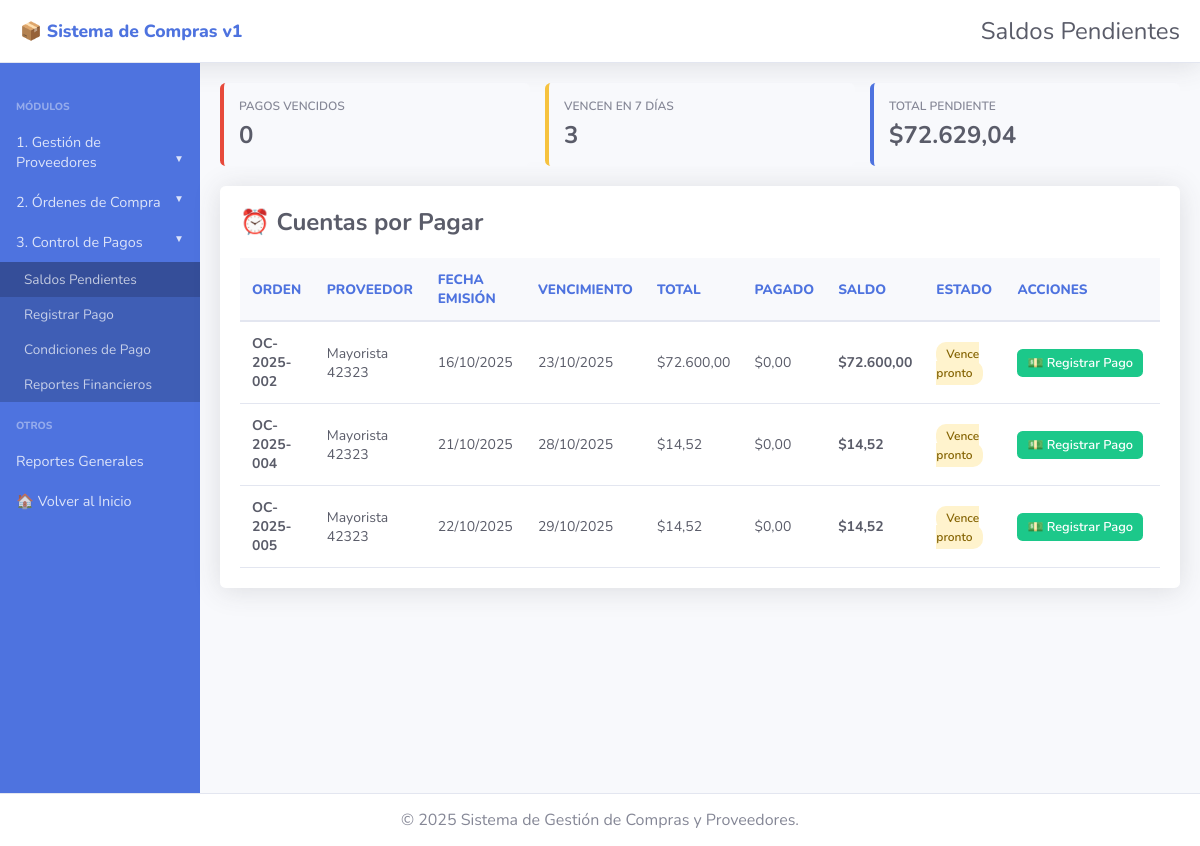
Page /pagos/pendientes.php on the committed database.
### tables this page shows
CREATE TABLE `ordenes_compra` (
  `id` int(11) NOT NULL,
  `numero_orden` varchar(50) NOT NULL,
  `id_proveedor` int(11) NOT NULL,
  `fecha_emision` date NOT NULL,
  `fecha_entrega_estimada` date DEFAULT NULL,
  `estado` enum('Pendiente','Enviada','Recibida','Cancelada') DEFAULT 'Pendiente',
  `subtotal` decimal(12,2) DEFAULT 0.00,
  `impuestos` decimal(12,2) DEFAULT 0.00,
  `total` decimal(12,2) DEFAULT 0.00,
  `observaciones` text DEFAULT NULL,
  `fecha_recepcion` date DEFAULT NULL,
  `usuario_registro` varchar(100) DEFAULT NULL,
  `fecha_registro` timestamp NOT NULL DEFAULT current_timestamp(),
  `fecha_modificacion` timestamp NOT NULL DEFAULT current_timestamp() ON UPDATE current_timestamp()
);

CREATE TABLE `proveedores` (
  `id` int(11) NOT NULL,
  `nombre` varchar(200) NOT NULL,
  `razon_social` varchar(200) DEFAULT NULL,
  `cuit` varchar(13) DEFAULT NULL,
  `contacto` varchar(100) DEFAULT NULL,
  `email` varchar(100) DEFAULT NULL,
  `telefono` varchar(20) DEFAULT NULL,
  `direccion` text DEFAULT NULL,
  `condiciones_pago` varchar(100) DEFAULT 'Contado',
  `estado` enum('Activo','Inactivo') DEFAULT 'Activo',
  `fecha_registro` timestamp NOT NULL DEFAULT current_timestamp(),
  `fecha_modificacion` timestamp NOT NULL DEFAULT current_timestamp() ON UPDATE current_timestamp()
);

### config.php (called while the page is built, shortened)
<?php
function formatearFecha($fecha) {
    $timestamp = strtotime($fecha);
    return date('d/m/Y', $timestamp);
}
function formatearMoneda($monto) {
    return '$' . number_format($monto, 2, ',', '.');
}
?>

### pagos/pendientes.php (the view, shortened to what this page needs)
<?php
require_once '../config.php';
$conexion = conectarDB();
$sql = "SELECT
            o.id,
            o.numero_orden,
            o.fecha_emision,
            o.total,
            p.nombre as nombre_proveedor,
            p.condiciones_pago,
            COALESCE(SUM(pag.monto), 0) as pagado,
            (o.total - COALESCE(SUM(pag.monto), 0)) as saldo_pendiente,
            CASE
                WHEN p.condiciones_pago = 'Contado' THEN DATE_ADD(o.fecha_emision, INTERVAL 0 DAY)
                WHEN p.condiciones_pago = '7 días' THEN DATE_ADD(o.fecha_emision, INTERVAL 7 DAY)
                WHEN p.condiciones_pago = '15 días' THEN DATE_ADD(o.fecha_emision, INTERVAL 15 DAY)
                WHEN p.condiciones_pago = '30 días' THEN DATE_ADD(o.fecha_emision, INTERVAL 30 DAY)
                WHEN p.condiciones_pago = '60 días' THEN DATE_ADD(o.fecha_emision, INTERVAL 60 DAY)
                WHEN p.condiciones_pago = '90 días' THEN DATE_ADD(o.fecha_emision, INTERVAL 90 DAY)
                ELSE DATE_ADD(o.fecha_emision, INTERVAL 30 DAY)
            END as fecha_vencimiento,
            DATEDIFF(CURDATE(),
                CASE
                    WHEN p.condiciones_pago = 'Contado' THEN DATE_ADD(o.fecha_emision, INTERVAL 0 DAY)
                    WHEN p.condiciones_pago = '7 días' THEN DATE_ADD(o.fecha_emision, INTERVAL 7 DAY)
                    WHEN p.condiciones_pago = '15 días' THEN DATE_ADD(o.fecha_emision, INTERVAL 15 DAY)
                    WHEN p.condiciones_pago = '30 días' THEN DATE_ADD(o.fecha_emision, INTERVAL 30 DAY)
                    WHEN p.condiciones_pago = '60 días' THEN DATE_ADD(o.fecha_emision, INTERVAL 60 DAY)
                    WHEN p.condiciones_pago = '90 días' THEN DATE_ADD(o.fecha_emision, INTERVAL 90 DAY)
                    ELSE DATE_ADD(o.fecha_emision, INTERVAL 30 DAY)
                END
            ) as dias_vencimiento
        FROM ordenes_compra o
        INNER JOIN proveedores p ON o.id_proveedor = p.id
        LEFT JOIN pagos pag ON o.id = pag.id_orden
        WHERE o.estado = 'Recibida'
        GROUP BY o.id
        HAVING saldo_pendiente > 0
        ORDER BY dias_vencimiento DESC, o.fecha_emision ASC";
$resultado = $conexion->query($sql);
?>
<!DOCTYPE html>
<html lang="es">
<head>
    <link rel="stylesheet" href="../styles.css">
</head>
<body>
    <header class="navbar">
        <div class="logo">📦 Sistema de Compras v1</div>
        <div class="title">Saldos Pendientes</div>
    </header>
    <div class="main-container">
        <aside class="sidebar">
            <h3 class="sidebar-heading">MÓDULOS</h3>
            <div class="sidebar-module">
                <a href="#" class="sidebar-link collapsed" onclick="toggleSubmenu('proveedores', this)">1. Gestión de Proveedores</a>
            </div>
            <div class="sidebar-module">
                <a href="#" class="sidebar-link collapsed" onclick="toggleSubmenu('ordenes', this)">2. Órdenes de Compra</a>
            </div>
            <div class="sidebar-module">
                <a href="#" class="sidebar-link collapsed" onclick="toggleSubmenu('pagos', this)">3. Control de Pagos</a>
                <ul class="submenu show" id="submenu-pagos">
                    <li><a href="pendientes.php" style="background-color: #354e99;">Saldos Pendientes</a></li>
                    <li><a href="registrar.php">Registrar Pago</a></li>
                    <li><a href="condiciones.php">Condiciones de Pago</a></li>
                    <li><a href="reportes.php">Reportes Financieros</a></li>
                </ul>
            </div>
            <h3 class="sidebar-heading">OTROS</h3>
            <a href="../reportes/index.php" class="sidebar-link">Reportes Generales</a>
            <a href="../index.php" class="sidebar-link">🏠 Volver al Inicio</a>
        </aside>
        <main class="main-content">
            <?php
            $total_vencidos = 0;
            $total_proximos = 0;
            $suma_total = 0;
            if ($resultado && $resultado->num_rows > 0) {
                $resultado->data_seek(0);
                while ($row = $resultado->fetch_assoc()) {
                    $suma_total += $row['saldo_pendiente'];
                    if ($row['dias_vencimiento'] > 0) {
                        $total_vencidos++;
                    } elseif ($row['dias_vencimiento'] >= -7) {
                        $total_proximos++;
                    }
                }
                $resultado->data_seek(0);
            }
            ?>
            <div class="stats-row">
                <div class="stat-mini vencidos">
                    <div class="stat-mini-label">Pagos Vencidos</div>
                    <div class="stat-mini-value"><?php echo $total_vencidos; ?></div>
                </div>
                <div class="stat-mini proximos">
                    <div class="stat-mini-label">Vencen en 7 días</div>
                    <div class="stat-mini-value"><?php echo $total_proximos; ?></div>
                </div>
                <div class="stat-mini total">
                    <div class="stat-mini-label">Total Pendiente</div>
                    <div class="stat-mini-value"><?php echo formatearMoneda($suma_total); ?></div>
                </div>
            </div>
            <div class="table-container">
                <div class="table-header">
                    <h2>⏰ Cuentas por Pagar</h2>
                </div>
                <?php if ($resultado && $resultado->num_rows > 0): ?>
                    <table>
                        <thead>
                            <tr>
                                <th>Orden</th>
                                <th>Proveedor</th>
                                <th>Fecha Emisión</th>
                                <th>Vencimiento</th>
                                <th>Total</th>
                                <th>Pagado</th>
                                <th>Saldo</th>
                                <th>Estado</th>
                                <th>Acciones</th>
                            </tr>
                        </thead>
                        <tbody>
                            <?php while ($pago = $resultado->fetch_assoc()): ?>
                                <tr>
                                    <td><strong><?php echo htmlspecialchars($pago['numero_orden']); ?></strong></td>
                                    <td><?php echo htmlspecialchars($pago['nombre_proveedor']); ?></td>
                                    <td><?php echo formatearFecha($pago['fecha_emision']); ?></td>
                                    <td><?php echo formatearFecha($pago['fecha_vencimiento']); ?></td>
                                    <td><?php echo formatearMoneda($pago['total']); ?></td>
                                    <td><?php echo formatearMoneda($pago['pagado']); ?></td>
                                    <td><strong><?php echo formatearMoneda($pago['saldo_pendiente']); ?></strong></td>
                                    <td>
                                        <?php
                                        if ($pago['dias_vencimiento'] > 0) {
                                            echo '<span class="badge badge-vencido">Vencido (' . $pago['dias_vencimiento'] . ' días)</span>';
                                        } elseif ($pago['dias_vencimiento'] >= -7) {
                                            echo '<span class="badge badge-proximo">Vence pronto</span>';
                                        } else {
                                            echo '<span class="badge badge-normal">Normal</span>';
                                        }
                                        ?>
                                    </td>
                                    <td class="actions-cell">
                                        <a href="registrar.php?orden=<?php echo $pago['id']; ?>" class="btn-success btn-small">💵 Registrar Pago</a>
                                    </td>
                                </tr>
                            <?php endwhile; ?>
                        </tbody>
                    </table>
                <?php else: ?>
                    <div class="no-data">
                        <p>✅ No hay saldos pendientes. Todas las cuentas están al día.</p>
                    </div>
                <?php endif; ?>
            </div>
        </main>
    </div>
    <footer class="footer">
        <p>&copy; 2025 Sistema de Gestión de Compras y Proveedores.</p>
    </footer>
</body>
</html>

### styles.css (style rules this page uses)
body { font-family: 'Nunito', sans-serif; margin: 0; padding: 0; background-color: #f8f9fc; color: #333; }
.main-container { display: flex; min-height: calc(100vh - 70px); }
.navbar { background-color: white; box-shadow: 0 0.15rem 1.75rem 0 rgba(58, 59, 69, 0.15); padding: 15px 20px; display: flex; justify-content: space-between; align-items: center; border-bottom: 1px solid #e3e6f0; }
.navbar .logo { font-size: 1.1em; font-weight: 800; color: #4e73df; }
.navbar .title { font-size: 1.5em; font-weight: 400; color: #5a5c69; }
.sidebar { width: 200px; background-color: #4e73df; color: white; padding-top: 20px; flex-shrink: 0; }
.sidebar-heading { color: rgba(255, 255, 255, 0.4); font-size: 0.65rem; padding: 0 1rem; margin-bottom: 0.5rem; margin-top: 1rem; font-weight: 800; }
.sidebar-module { margin-bottom: 0; }
.sidebar-link { display: block; color: rgba(255, 255, 255, 0.8); padding: 10px 1rem; text-decoration: none; font-size: 0.9rem; font-weight: 400; transition: background-color 0.2s; cursor: pointer; }
.sidebar-link.collapsed::after { content: ' ▼'; float: right; font-size: 0.7em; }
.submenu { list-style: none; padding: 0; margin: 0; background-color: #3f5eb5; display: none; }
.submenu.show { display: block; }
.submenu li a { display: block; padding: 8px 1.5rem; font-size: 0.85rem; color: rgba(255, 255, 255, 0.7); text-decoration: none; }
.main-content { flex-grow: 1; padding: 20px; }
.btn-primary, .btn-danger, .btn-success, .btn-info { padding: 10px 15px; border: none; border-radius: 0.35rem; color: white; cursor: pointer; margin-right: 10px; font-weight: 600; font-size: 0.875rem; transition: all 0.15s; }
.btn-success { background-color: #1cc88a; }
.footer { background-color: white; color: #858796; text-align: center; padding: 15px 0; border-top: 1px solid #e3e6f0; }
.footer p { margin: 0; }

### pagos/pendientes.php (style rules this page uses)
.table-container { background-color: white; padding: 20px; border-radius: 0.35rem; box-shadow: 0 0.15rem 1.75rem 0 rgba(58, 59, 69, 0.15); margin-bottom: 20px; }
.table-header { display: flex; justify-content: space-between; align-items: center; margin-bottom: 20px; }
.table-header h2 { color: #5a5c69; font-size: 1.5rem; font-weight: 700; margin: 0; }
.stats-row { display: grid; grid-template-columns: repeat(3, 1fr); gap: 15px; margin-bottom: 20px; }
.stat-mini { background-color: #f8f9fc; padding: 15px; border-radius: 0.35rem; border-left: 4px solid; }
.stat-mini.vencidos { border-left-color: #e74a3b; }
.stat-mini.proximos { border-left-color: #f6c23e; }
.stat-mini.total { border-left-color: #4e73df; }
.stat-mini-label { font-size: 0.75rem; color: #858796; font-weight: 600; text-transform: uppercase; }
.stat-mini-value { font-size: 1.5rem; font-weight: bold; color: #5a5c69; margin-top: 5px; }
table { width: 100%; border-collapse: collapse; }
table thead { background-color: #f8f9fc; }
table th { padding: 12px; text-align: left; font-size: 0.85rem; font-weight: 800; text-transform: uppercase; color: #4e73df; border-bottom: 2px solid #e3e6f0; }
table td { padding: 12px; border-bottom: 1px solid #e3e6f0; color: #5a5c69; font-size: 0.875rem; }
.badge { padding: 4px 10px; border-radius: 10px; font-size: 0.75rem; font-weight: 600; }
.badge-proximo { background-color: #fff3cd; color: #856404; }
.btn-small { padding: 5px 10px; font-size: 0.8rem; margin-right: 5px; display: inline-block; text-decoration: none; vertical-align: middle; }
.actions-cell { white-space: nowrap; }

### rows in the picture
ordenes_compra: numero_orden "OC-2025-002", id_proveedor.nombre "Mayorista 42323", fecha_emision "16/10/2025", fecha_vencimiento "23/10/2025", total "$72.600,00", pagado "$0,00", saldo_pendiente "$72.600,00"
ordenes_compra: numero_orden "OC-2025-004", id_proveedor.nombre "Mayorista 42323", fecha_emision "21/10/2025", fecha_vencimiento "28/10/2025", total "$14,52", pagado "$0,00", saldo_pendiente "$14,52"
ordenes_compra: numero_orden "OC-2025-005", id_proveedor.nombre "Mayorista 42323", fecha_emision "22/10/2025", fecha_vencimiento "29/10/2025", total "$14,52", pagado "$0,00", saldo_pendiente "$14,52"

### other values in the picture
$total_vencidos "0"
$total_proximos "3"
formatearMoneda($suma_total) "$72.629,04"
